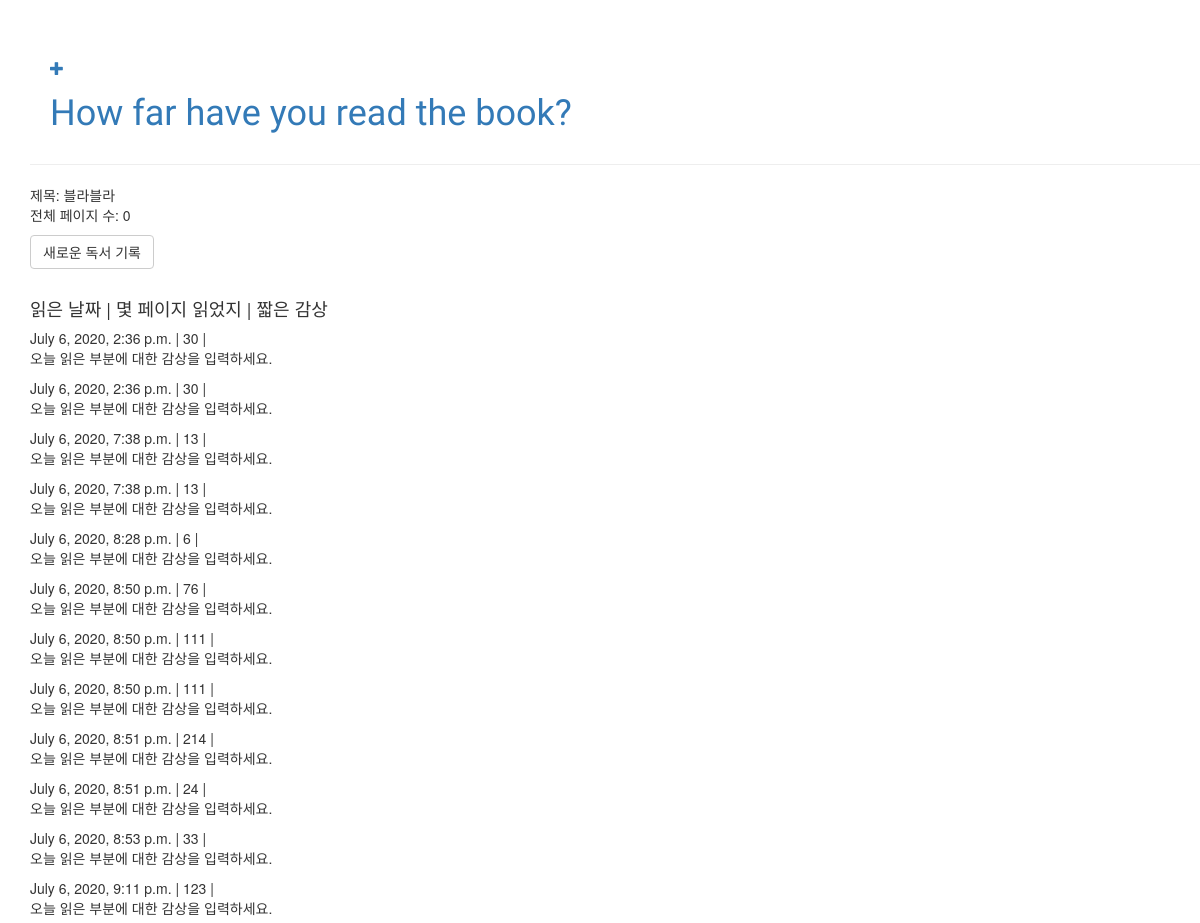
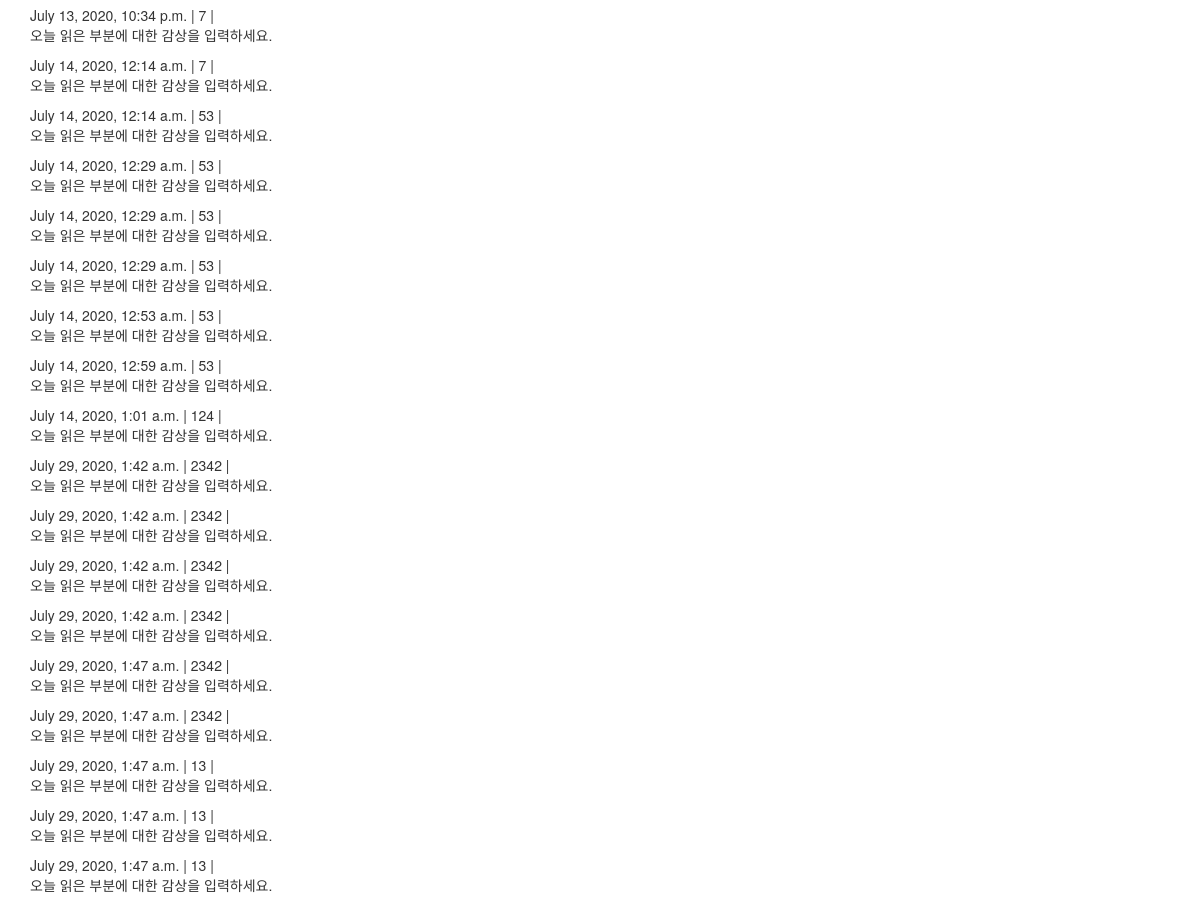
Page /detail/1/ on the committed database (2 pictures, top to bottom).
### diary/models.py (models this page shows, shortened)
class Article(models.Model):
	title = models.CharField(max_length=50)
	pageTotal = models.PositiveIntegerField(default=0)
	created_date = models.DateTimeField(default=timezone.now)

class Record(models.Model):
	article = models.ForeignKey(Article, on_delete=models.CASCADE, related_name='records')
	pageRecord = models.PositiveIntegerField(default=0)
	rdate = models.DateTimeField(default=timezone.now)
	text = models.TextField(default="오늘 읽은 부분에 대한 감상을 입력하세요.")

### diary/views.py (the view)
# urls.py: path('detail/<int:pk>/', views.book_detail, name='book-detail'),
def book_detail(request, pk):
	post = get_object_or_404(Article, pk=pk)
	return render(request, 'detail.html', {'post':post})

### diary/templates/detail.html
{% extends 'base.html' %}
{% block content %}
 	<div>
		<p>제목: {{ post.title }}<br>
		전체 페이지 수: {{ post.pageTotal }}</p>
	</div>
	<a class="btn btn-default" href="{% url 'add_record_to_book' pk=post.pk %}">새로운 독서 기록</a><br><br>
	<div class="record">
	<h4>읽은 날짜 | 몇 페이지 읽었지 | 짧은 감상</h4>
		{% for record in post.records.all %}
			{{ record.rdate }} | {{ record.pageRecord }} | {{ record.text|linebreaks }}
		{% empty %}
			<p> 아직 이력이 없습니다.</p>
		{% endfor %}
	</div>
{% endblock %}

### rows in the picture
Article: title "블라블라", pageTotal "0"
Record: rdate "July 6, 2020, 2:36 p.m.", pageRecord "30", text "오늘 읽은 부분에 대한 감상을 입력하세요."
Record: rdate "July 6, 2020, 2:36 p.m.", pageRecord "30", text "오늘 읽은 부분에 대한 감상을 입력하세요."
Record: rdate "July 6, 2020, 7:38 p.m.", pageRecord "13", text "오늘 읽은 부분에 대한 감상을 입력하세요."
Record: rdate "July 6, 2020, 7:38 p.m.", pageRecord "13", text "오늘 읽은 부분에 대한 감상을 입력하세요."
Record: rdate "July 6, 2020, 8:28 p.m.", pageRecord "6", text "오늘 읽은 부분에 대한 감상을 입력하세요."
Record: rdate "July 6, 2020, 8:50 p.m.", pageRecord "76", text "오늘 읽은 부분에 대한 감상을 입력하세요."
Record: rdate "July 6, 2020, 8:50 p.m.", pageRecord "111", text "오늘 읽은 부분에 대한 감상을 입력하세요."
Record: rdate "July 6, 2020, 8:50 p.m.", pageRecord "111", text "오늘 읽은 부분에 대한 감상을 입력하세요."
Record: rdate "July 6, 2020, 8:51 p.m.", pageRecord "214", text "오늘 읽은 부분에 대한 감상을 입력하세요."
Record: rdate "July 6, 2020, 8:51 p.m.", pageRecord "24", text "오늘 읽은 부분에 대한 감상을 입력하세요."
Record: rdate "July 6, 2020, 8:53 p.m.", pageRecord "33", text "오늘 읽은 부분에 대한 감상을 입력하세요."
Record: rdate "July 6, 2020, 9:11 p.m.", pageRecord "123", text "오늘 읽은 부분에 대한 감상을 입력하세요."
Record: rdate "July 13, 2020, 10:34 p.m.", pageRecord "7", text "오늘 읽은 부분에 대한 감상을 입력하세요."
Record: rdate "July 14, 2020, 12:14 a.m.", pageRecord "7", text "오늘 읽은 부분에 대한 감상을 입력하세요."
Record: rdate "July 14, 2020, 12:14 a.m.", pageRecord "53", text "오늘 읽은 부분에 대한 감상을 입력하세요."
Record: rdate "July 14, 2020, 12:29 a.m.", pageRecord "53", text "오늘 읽은 부분에 대한 감상을 입력하세요."
Record: rdate "July 14, 2020, 12:29 a.m.", pageRecord "53", text "오늘 읽은 부분에 대한 감상을 입력하세요."
Record: rdate "July 14, 2020, 12:29 a.m.", pageRecord "53", text "오늘 읽은 부분에 대한 감상을 입력하세요."
Record: rdate "July 14, 2020, 12:53 a.m.", pageRecord "53", text "오늘 읽은 부분에 대한 감상을 입력하세요."
Record: rdate "July 14, 2020, 12:59 a.m.", pageRecord "53", text "오늘 읽은 부분에 대한 감상을 입력하세요."
Record: rdate "July 14, 2020, 1:01 a.m.", pageRecord "124", text "오늘 읽은 부분에 대한 감상을 입력하세요."
Record: rdate "July 29, 2020, 1:42 a.m.", pageRecord "2342", text "오늘 읽은 부분에 대한 감상을 입력하세요."
Record: rdate "July 29, 2020, 1:42 a.m.", pageRecord "2342", text "오늘 읽은 부분에 대한 감상을 입력하세요."
Record: rdate "July 29, 2020, 1:42 a.m.", pageRecord "2342", text "오늘 읽은 부분에 대한 감상을 입력하세요."
Record: rdate "July 29, 2020, 1:42 a.m.", pageRecord "2342", text "오늘 읽은 부분에 대한 감상을 입력하세요."
Record: rdate "July 29, 2020, 1:47 a.m.", pageRecord "2342", text "오늘 읽은 부분에 대한 감상을 입력하세요."
Record: rdate "July 29, 2020, 1:47 a.m.", pageRecord "2342", text "오늘 읽은 부분에 대한 감상을 입력하세요."
Record: rdate "July 29, 2020, 1:47 a.m.", pageRecord "13", text "오늘 읽은 부분에 대한 감상을 입력하세요."
Record: rdate "July 29, 2020, 1:47 a.m.", pageRecord "13", text "오늘 읽은 부분에 대한 감상을 입력하세요."
Record: rdate "July 29, 2020, 1:47 a.m.", pageRecord "13", text "오늘 읽은 부분에 대한 감상을 입력하세요."
